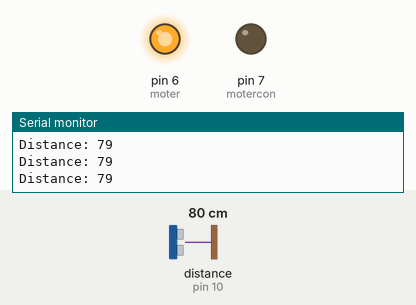
This sketch was run on a simulated Arduino Uno, built with avr-gcc and run on an emulated ATmega328P. Shown: output pins drawn as LEDs (lit = HIGH), the last lines printed to the serial monitor. Wiring (inferred from the names in the program): ultrasonic range finder: trigger pin 9; echo pin 10. The test bench sets the inputs (shaded band); at power-on: distance to the obstacle (sensor on pin 10) 80 cm. The echo pulse lasts 58.3 µs per cm; pins used as bus, display or sensor lines are not drawn.

Above: at 1.2 s.
1.3 s: distance to the obstacle (sensor on pin 10) set to 7 cm
4.3 s: distance to the obstacle (sensor on pin 10) set to 4 cm
At 5.1 s:
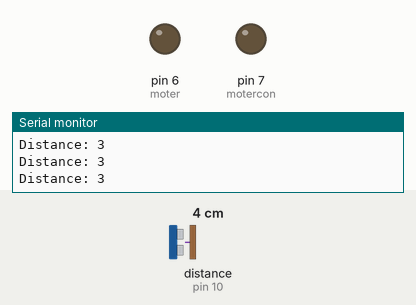
5.8 s: distance to the obstacle (sensor on pin 10) set to 9 cm
At 6.3 s:
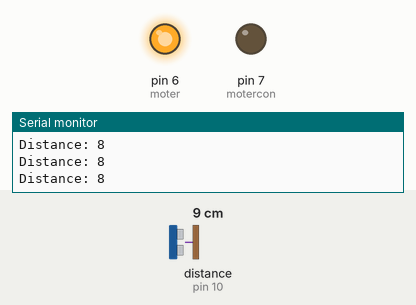
8.8 s: distance to the obstacle (sensor on pin 10) set to 2 cm
At 9.8 s:
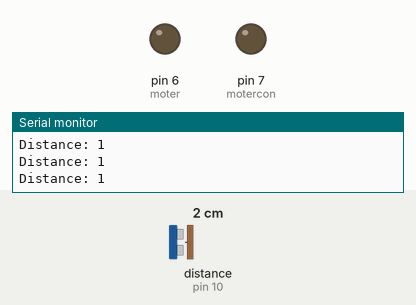
Timing chart, 0 to 11.8 s (numbered marks = the images above; inputs shaded):
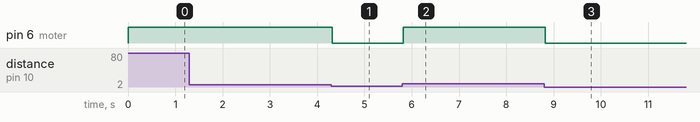

The sketch:

moterDerands.ino
```cpp
/*
  Ultrasonic Sensor HC-SR04 and Arduino Tutorial

  by Dejan Nedelkovski,
  www.HowToMechatronics.com

*/
// defines pins numbers
const int trigPin = 9;
const int echoPin = 10;
int moter = 6;
int motercon=7;

long duration;
int distance;
void setup() {
  pinMode(trigPin, OUTPUT); // Sets the trigPin as an Output
  pinMode(echoPin, INPUT); // Sets the echoPin as an Input
  Serial.begin(9600); // Starts the serial communication
  pinMode(moter,OUTPUT);
  pinMode(motercon, OUTPUT);
}
void loop() {
  // Clears the trigPin

  digitalWrite(trigPin, LOW);
  delayMicroseconds(2);
  // Sets the trigPin on HIGH state for 10 micro seconds
  digitalWrite(trigPin, HIGH);
  delayMicroseconds(10);
  digitalWrite(trigPin, LOW);
  // Reads the echoPin, returns the sound wave travel time in microseconds
  duration = pulseIn(echoPin, HIGH);
  // Calculating the distance
  distance = duration * 0.034 / 2;
  // Prints the distance on the Serial Monitor
  Serial.print("Distance: ");
  Serial.println(distance);
  if(distance<5){
    digitalWrite(moter, LOW);
    digitalWrite(motercon, LOW);
  }else{
    digitalWrite(moter, HIGH);
    digitalWrite(motercon,LOW );
  }
}
```

Measured:
- the behaviour switches between 6 and 5 cm on distance to the obstacle (sensor on pin 10) (found by bisection; images 0 and 1)
- after the input at 4.3 s, pin 6 (moter): HIGH → LOW at once
- after the input at 5.8 s, pin 6 (moter): LOW → HIGH at once
- after the input at 8.8 s, pin 6 (moter): HIGH → LOW at once
